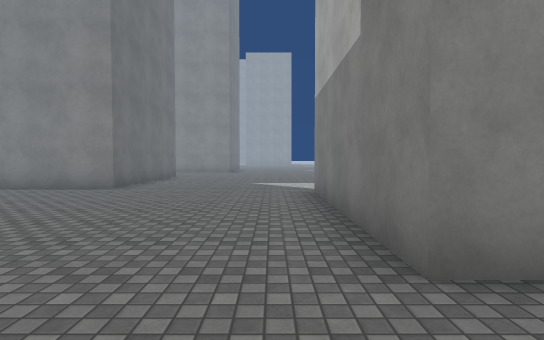
view 1 (above)

24 first-person views from a walk through a Unity game level. The camera is 1.4 m above the floor, tilts 2° down and sees 80° across. The floor is counted in squares, 2 m on a side. Each view is taken from the middle of a square. On the plan, view 1 faces up. The plan holds only what a view shows up to about 10 squares ahead; the rest is blank. The place goes on beyond the plan. Surface patterns are stand-ins for the level's own textures.

view 2
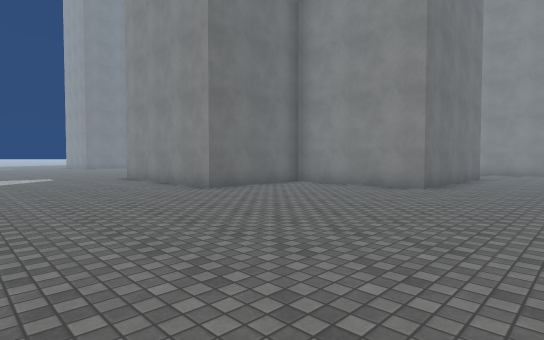

view 3
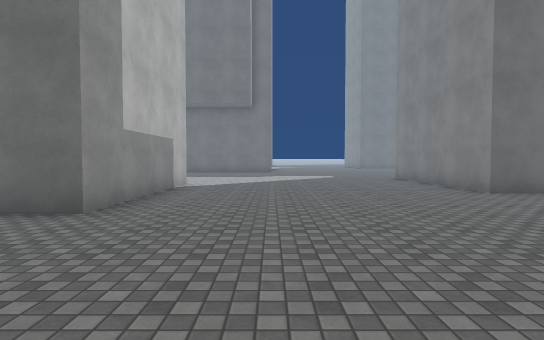

view 4
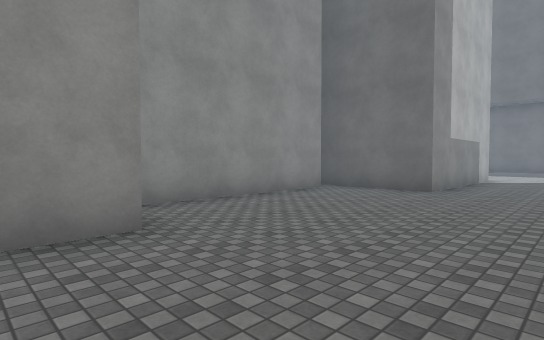

view 5
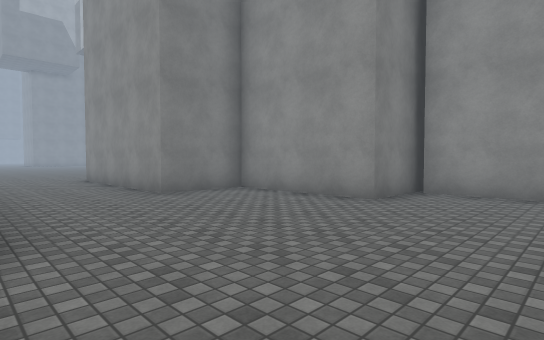

view 6
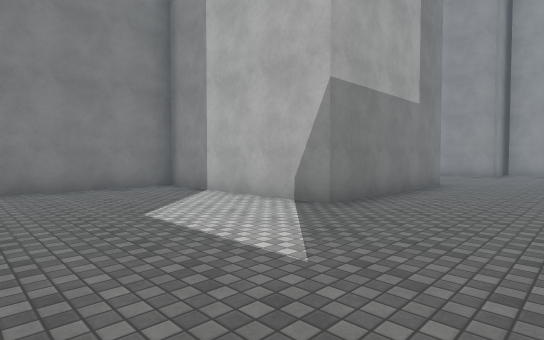

view 7
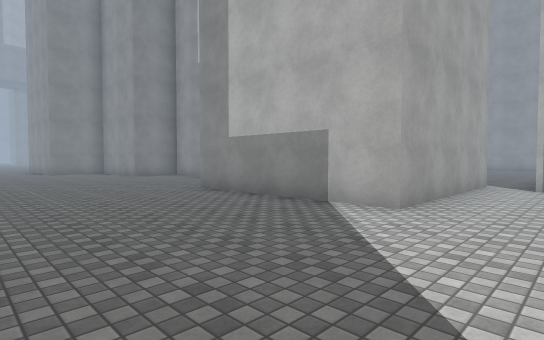

view 8
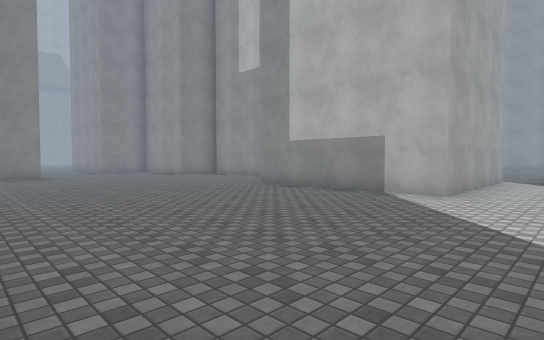

view 9
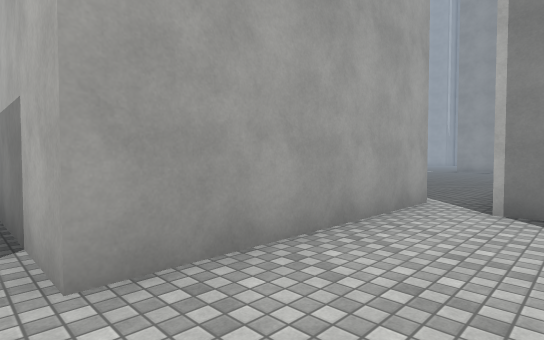

view 10
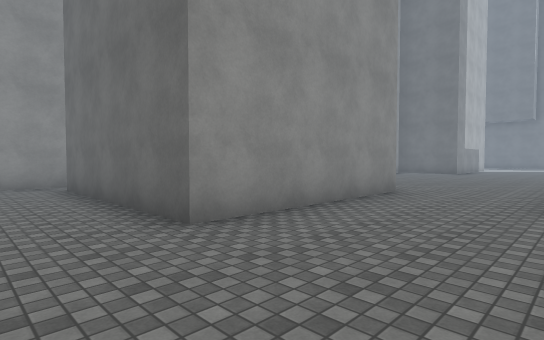

view 11
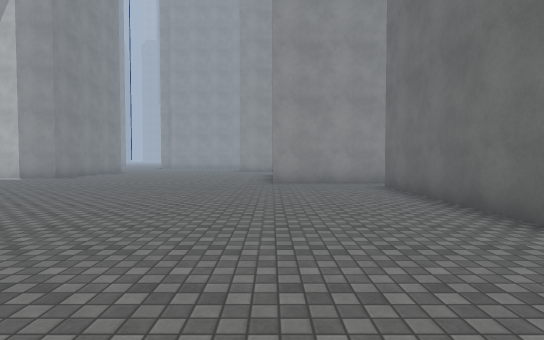

view 12
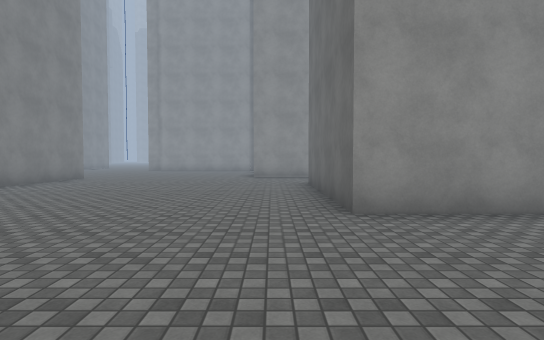

view 13
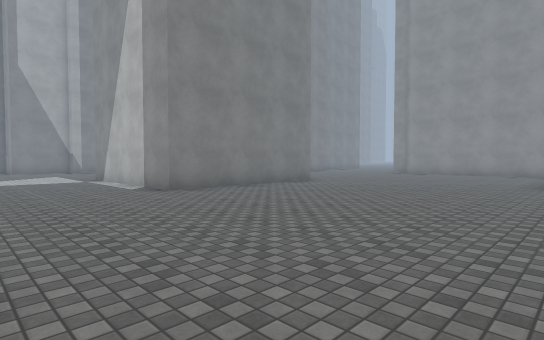

view 14
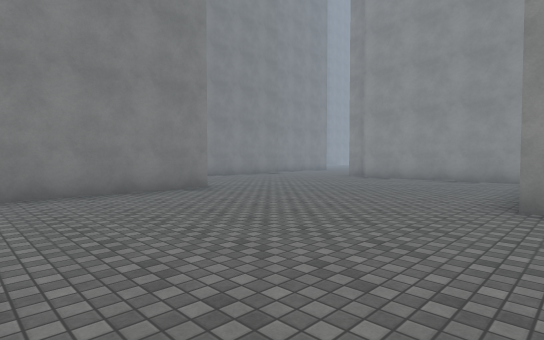

view 15
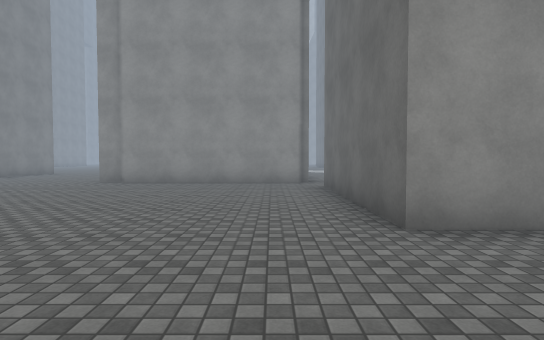

view 16
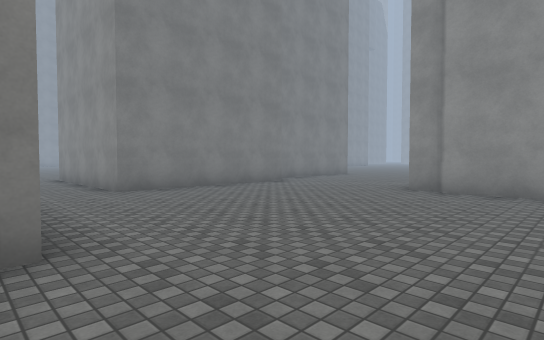

view 17
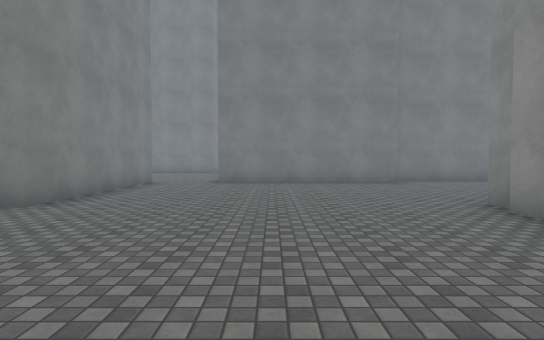

view 18
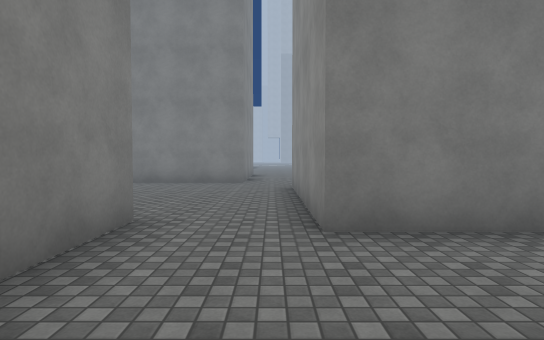

view 19
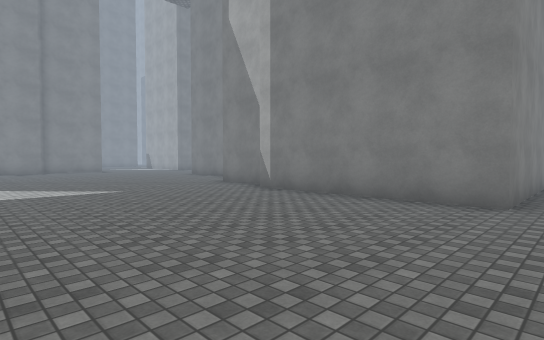

view 20
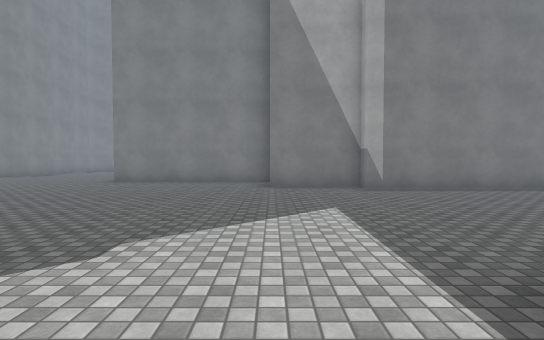

view 21
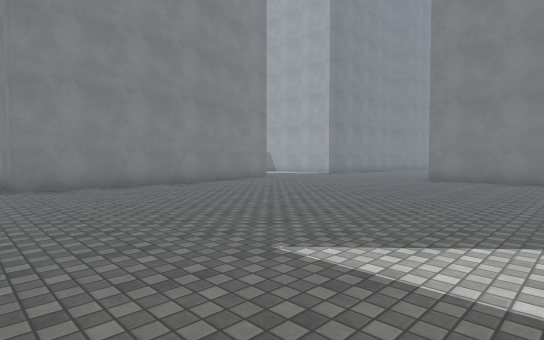

view 22
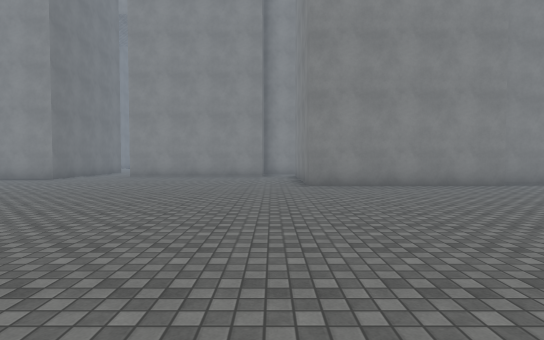

view 23
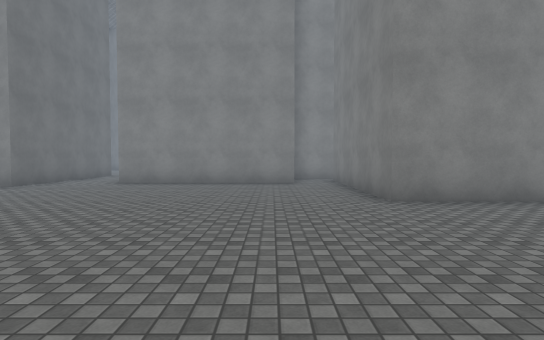

view 24
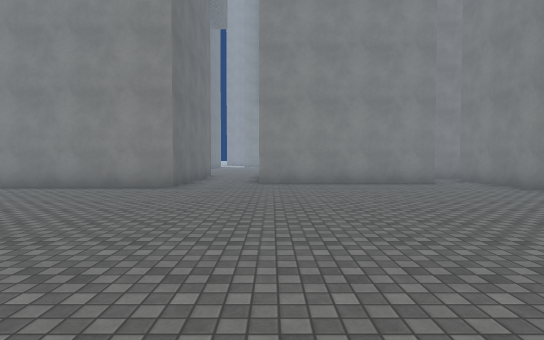

### Floor plan
Points are (right, up) in squares from view 1. A wall is a line through its corners. A room is listed if a view was taken in it or the views show most of it. See-through windows are left out.
Room 1 (views 1, 2, 3, 4, 5, 6, 7, 8, 9)
walls: (1.6, 1.8) (0.9, 1.8) (0.9, 6.8) (5.9, 6.8) (5.9, 10.4); (-4.6, -4.8) (0.5, -4.8); (-3.8, 11.4) (-3.8, 7.7) (-7.5, 7.7) (-7.5, 4.4) (-11, 4.4); (0.7, -5.4) (0.7, -3.1) (4.2, -3.1) (4.2, -1); (-10.1, -7.5) (-10.1, -2.4) (-5.1, -2.4) (-5.1, -5.2); (-11.6, -6.7) (-11, -6.7)
ways out: opening at (5.5, 0.5) to room 2
Room 2 (views 10, 11, 12, 13, 14, 15, 16, 17, 18, 19, 20, 21, 22, 23, 24)
walls: (28, 1.3) (23, 1.3) (23, 6); (24.8, -14.4) (19.6, -14.4) (19.6, -9.4) (23.8, -9.4); (21.8, 5.2) (16.6, 5.2); (29.5, 1.8) (28.2, 1.8); (30.9, -10.2) (30.9, -7.9); (32.7, -8) (32.7, -3.2); (8.8, -7.1) (12, -7.1) (12, -12); (14.6, 6) (14.6, 4) (10.2, 4); (12.2, -15.2) (13.7, -15.2) (13.7, -20.2); (30.4, -15.2) (30.4, -10.2); (19.2, -21.3) (20, -21.3); (24.1, -21.6) (24.1, -16.5) (29.1, -16.5); (4.2, -1) (9.2, -1) (9.2, -6.1); (14.1, -21.1) (19.2, -21.1); (25, -24.8) (25, -21.8)
ways out: opening at (5.5, 0.5) to room 1; opening at (14, -21); opening at (22, 6); opening at (30, -15.5)

Where each view was taken, in squares from view 1:
view 1: 0 up, 0 right, facing up
view 2: 0 up, 1 left, facing up-left
view 3: 0 up, 1 left, facing left
view 4: 0 up, 2 right, facing down-left
view 5: 2 up, 2 left, facing down-right
view 6: 11 up, 2 left, facing down-right
view 7: 2 up, 12 left, facing down-right
view 8: 4 up, 12 left, facing down-right
view 9: 2 down, 12 left, facing down-right
view 10: 2 up, 11 right, facing down-left
view 11: 2 up, 12 right, facing down
view 12: 3 down, 13 right, facing down
view 13: 6 down, 13 right, facing down-right
view 14: 10 down, 13 right, facing down-right
view 15: 12 down, 15 right, facing down
view 16: 14 down, 17 right, facing down-right
view 17: 18 down, 15 right, facing right
view 18: 16 down, 21 right, facing right
view 19: 16 down, 25 right, facing up-right
view 20: 8 down, 23 right, facing right
view 21: 7 down, 22 right, facing up-right
view 22: 7 down, 22 right, facing up
view 23: 4 down, 21 right, facing up
view 24: 4 down, 17 right, facing up
